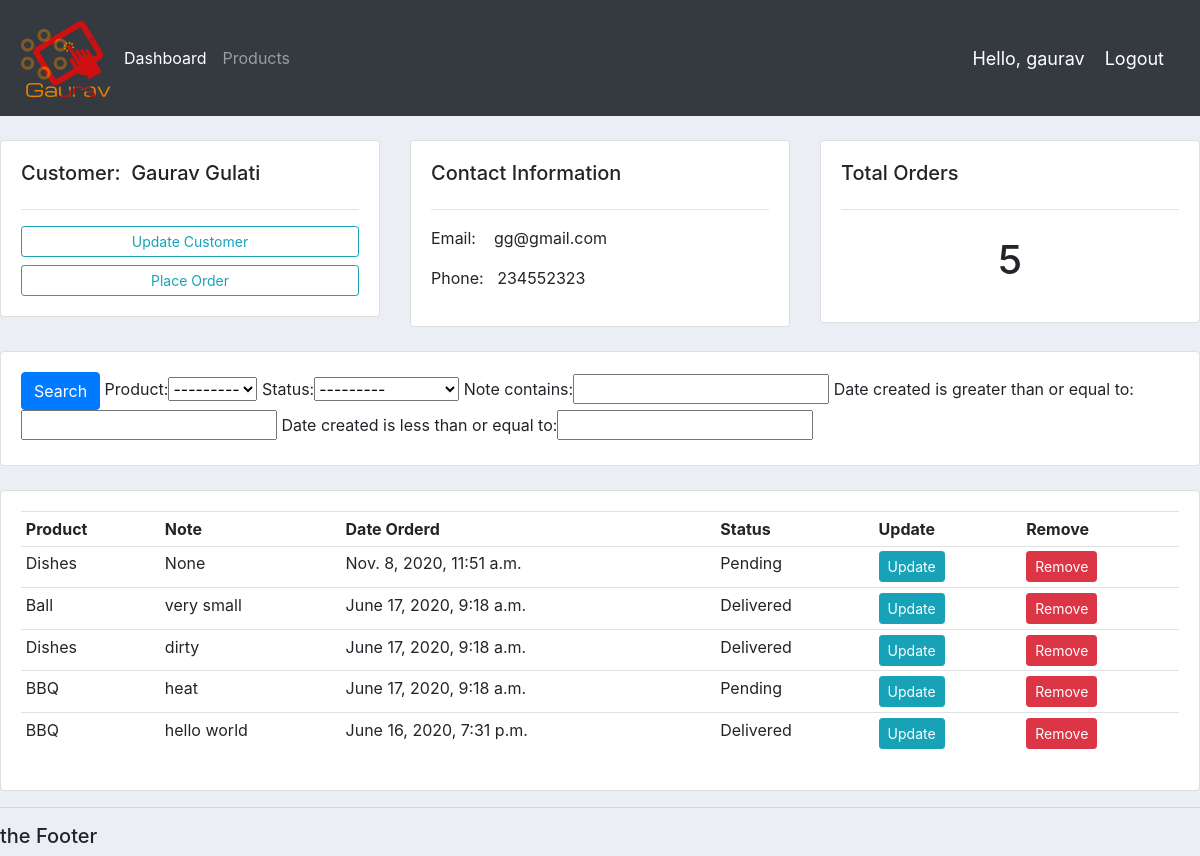
The page /customer/2/ (signed in) on the database its author committed.
### accounts/models.py (models this page shows, shortened)
class Customer(models.Model):
   user         = models.OneToOneField(User, null=True,blank=True,on_delete=models.CASCADE)
   name         = models.CharField(max_length=200, null=True)
   phone        = models.CharField(max_length=15, null=True)
   email        = models.CharField(max_length=100, null=True)
   profile_pic  = models.ImageField(default="profile1.jpg",null=True, blank=True)
   date_created = models.DateTimeField(auto_now_add=True, null=True)

class Order(models.Model):
    STATUS = (
        ('Pending', 'Pending'),
        ('Out For Delivery', 'Out For Delivery'),
        ('Delivered', 'Delivered'),
    )
    customer     = models.ForeignKey(Customer, null=True, on_delete=models.SET_NULL)
    product      = models.ForeignKey(Product, null=True, on_delete=models.SET_NULL)
    date_created = models.DateTimeField(auto_now_add=True, null=True)
    status       = models.CharField(max_length=200, null=True,choices=STATUS)
    note         = models.CharField(max_length=100,null=True)

class Product(models.Model):
    CATEGORY = (
        ('Indoor','Indoor'),
        ('Out Door','Out Door'),
    )
    name         = models.CharField(max_length=200, null=True)
    price        = models.FloatField(null = True)
    category     = models.CharField(max_length=200, null=True,choices= CATEGORY)
    description  = models.CharField(max_length=200, null=True, blank=True)
    date_created = models.DateTimeField(auto_now_add=True, null=True)
    tags         = models.ManyToManyField(Tag)
    def __str__(self):
       return self.name

### accounts/decorators.py (the view)
        def wrapper_func(request, *args, **kwargs):
            group = None
            if request.user.groups.exists():
                group = request.user.groups.all()[0].name
            if group in allowed_roles:
                return view_func(request, *args, **kwargs)
            else:
                return HttpResponse('You Are Not Authorized To Access to this Page')

### accounts/views.py (called while the page is built)
@login_required(login_url='login')
@allowed_users(allowed_roles=['admin'])
def customer(request,pk):
    customer     = Customer.objects.get(id=pk)
    orders       = customer.order_set.all().order_by('-date_created')
    orders_count = orders.count()
    myFilter = OrderFilter(request.GET, queryset=orders)
    orders    = myFilter.qs
    context      = {
        'customer'    : customer,
        'orders'      : orders,
        'orders_count': orders_count,
        'myFilter'    : myFilter
    }
    return render(request, "accounts/customer.html",context)

### accounts/templates/accounts/customer.html
{%  extends 'main.html' %}
{% block content %}
	<br>
<div class="row">
	<div class="col-md">
		<div class="card card-body">
			<h5>Customer:&nbsp&nbsp{{customer.name}}</h5>
			<hr>
			<a class="btn btn-outline-info  btn-sm btn-block" href="">Update Customer</a>
			<a class="btn btn-outline-info  btn-sm btn-block" href="{% url 'create_order' customer.id %}">Place Order</a>
		</div>
	</div>
	<div class="col-md">
		<div class="card card-body">
			<h5>Contact Information</h5>
			<hr>
			<p>Email:&nbsp&nbsp&nbsp&nbsp{{customer.email}}</p>
			<p>Phone:&nbsp&nbsp&nbsp{{customer.phone}}</p>
		</div>
	</div>
	<div class="col-md">
		<div class="card card-body">
			<h5>Total Orders</h5>
			<hr>
			<h1 style="text-align: center;padding: 10px">{{orders_count}}</h1>
		</div>
	</div>
</div>
<br>
<div class="row">
	<div class="col">
		<div class="card card-body">
			<form method="get">
				<button class="btn btn-primary" type="submit">Search</button>
				{{myFilter.form}}
		  </form>
		</div>
	</div>
</div>
<br>
<div class="row">
	<div class="col-md">
		<div class="card card-body">
			<table class="table table-sm">
				<tr>
					<th>Product</th>
					<th>Note</th>
					<th>Date Orderd</th>
					<th>Status</th>
					<th>Update</th>
					<th>Remove</th>
				</tr>
				{% for order in orders%}
				<tr>
					<td>{{order.product}}</td>
					<td>{{order.note}}</td>
					<td>{{order.date_created}}</td>
					<td>{{order.status}}</td>
					<td><a href="{% url 'update_order' order.id %}" class="btn btn-sm btn-info">Update</a></td>
					<td><a href="{% url 'delete_order' order.id %}" class="btn btn-sm btn-danger">Remove</a></td>
				</tr>
				{% endfor %}
			</table>
		</div>
	</div>
</div>
{% endblock %}

### accounts/templates/navbar.html (shortened to what this page needs)
{% load static %}
<nav class="navbar navbar-expand-lg navbar-dark bg-dark">
 <img src="{% static 'images/glogo.png' %}">
  <div class="collapse navbar-collapse" id="navbarNav">
    <ul class="navbar-nav">
      {% if request.user.is_staff %}
      <li class="nav-item active">
        <a class="nav-link" href="{% url 'home' %}">Dashboard</a>
      </li>
      <li class="nav-item">
        <a class="nav-link" href="{% url 'products' %}">Products</a>
      </li>
      {% else %}
      <li class="nav-item">
        <a class="nav-link" href="{% url 'account' %}">Settings</a>
      </li>
      {% endif %}
    </ul>
  </div>
  <span class="hello-msg">Hello, {{request.user}}</span>
  <span ><a  class="hello-msg" href="{% url 'logout' %}">Logout</a></span>
</nav>

### static/css/main.css (style rules this page uses)
body { background-color: #ebeff5; }

### accounts/templates/navbar.html (style rules this page uses)
.hello-msg { font-size: 18px; color: #fff; margin-right: 20px; }

### rows shown on the page
Customer: name "Gaurav Gulati", email "gg@gmail.com", phone "234552323"
Order: product "Dishes", note "None", date_created "Nov. 8, 2020, 11:51 a.m.", status "Pending"
Order: product "Ball", note "very small", date_created "June 17, 2020, 9:18 a.m.", status "Delivered"
Order: product "Dishes", note "dirty", date_created "June 17, 2020, 9:18 a.m.", status "Delivered"
Order: product "BBQ", note "heat", date_created "June 17, 2020, 9:18 a.m.", status "Pending"
Order: product "BBQ", note "hello world", date_created "June 16, 2020, 7:31 p.m.", status "Delivered"

### other values the page prints
{{ request.user }} "gaurav"
{{ orders_count }} "5"
